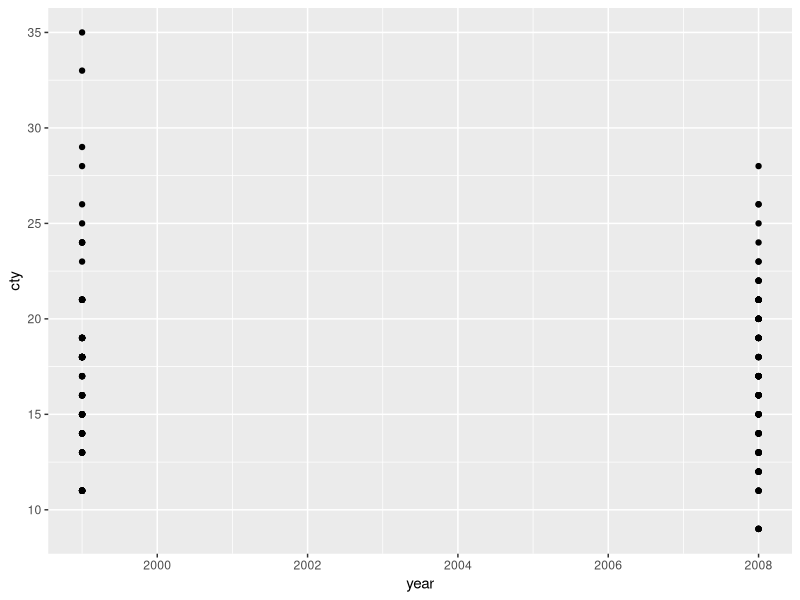
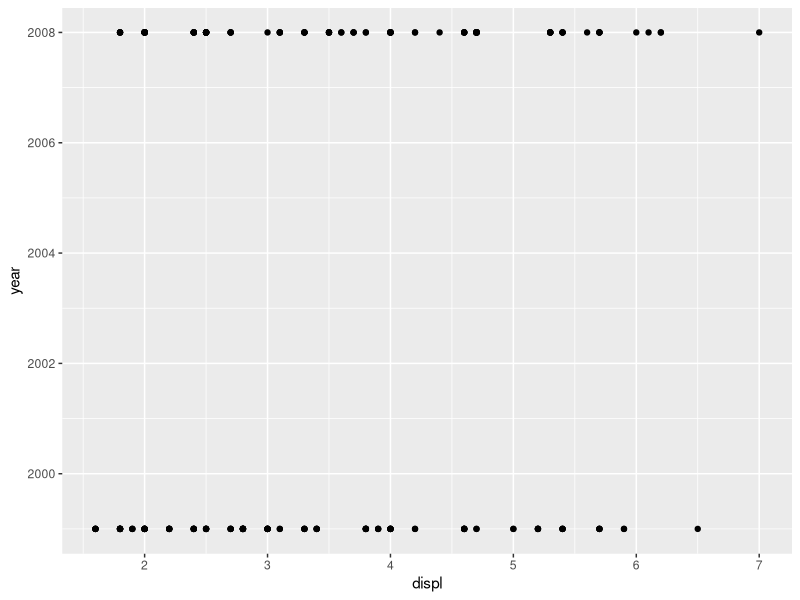

These charts were generated, in order, by the following R code:
## ---- chunk 1
library(knitr)


# set seed to your own favorite number
set.seed(1818)
options(width=70)
options(scipen=99)


# general rchunk code options

# this sets text to small
opts_chunk$set(tidy.opts=list(width.wrap=50),tidy=TRUE, size = "vsmall")  
opts_chunk$set(message = FALSE,                                          
               warning = FALSE,
               # "caching" stores objects in code chunks and only rewrites if you change things
               cache = TRUE,                               
               # automatically downloads dependency files
               autodep = TRUE,
               # 
               cache.comments = FALSE,
               # 
               collapse = TRUE,
               fig.width = 5,  
               fig.height = 4,
               fig.align='center')


## ---- chunk 2
library('tidyverse')
data(mpg)
dim(mpg)

## ---- chunk 3
library('ggplot2')
names(mpg)

ggplot(mpg, aes(x = year, y = cty)) + geom_point()
## ---- chunk 4
# if you get an error on loading libraries install package first
# 




## ---- chunk 5
# this 


## ---- chunk 6
# this 

library('tidyverse')
data(mpg)
summary(mpg)


ggplot(mpg, aes(x = displ, y = year)) + geom_point()
 
